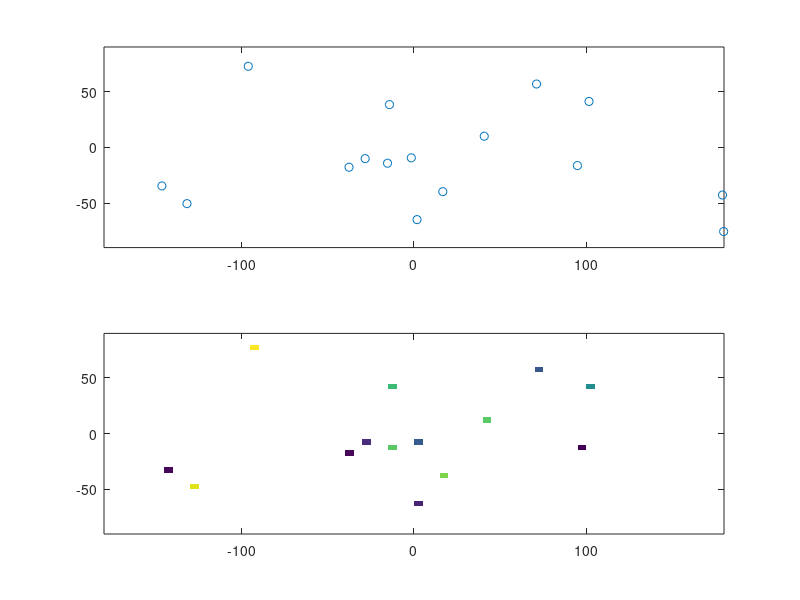

The MATLAB source for this figure:
%Set number of random data points
Ndata=16;
%make random locations for "cores"
xyz=2*rand(3,Ndata)-1	;
xyz=xyz./sqrt(sum(xyz.*xyz,1));
%Core location latitude
lat=(180/pi)*asin(-xyz(3,:));
%Core location longitude
lon=(180/pi)*atan2(xyz(1,:),xyz(2,:));
%Value at eat sample location
dat=rand(Ndata,1);
%Plot the location of the points
subplot(2,1,1)
plot(lon,lat,"o;;")
xlim([-180,180])
ylim([-90,90])
% Make grid to put averages in
dlat=5;
dlon=5;
glat=-90:dlat:90;
glon=-180:dlon:180;
datgrid=zeros(length(glat),length(glon));
gridcell=zeros(2,length(lon));
% take average of values in each grid
for i=1:length(glat)
	for j=1:length(glon)
		datsingrid=0;
		val=0;
		for k=1:length(dat)
			inbox= (glat(i)-dlat/2 <= lat(k));
			inbox=inbox&(lat(k) < glat(i)+dlat/2);
			inbox=inbox&(glon(j)-dlon/2<=lon(k));
			inbox=inbox&(lon(k)<glon(j)+dlon/2);
			if(inbox)
				gridcell(:,k)=[j,i];
				datsingrid=datsingrid+1;
				val=val+dat(k);
			end%if
		end%for
		if(datsingrid==0)
			% if no data exists set to NaN
			datgrid(i,j)=NaN;
		else
			datgrid(i,j)=val/datsingrid;
		end%if
	end%for
end%for
subplot(2,1,2)
pcolor(glon,glat,datgrid)
shading flat
